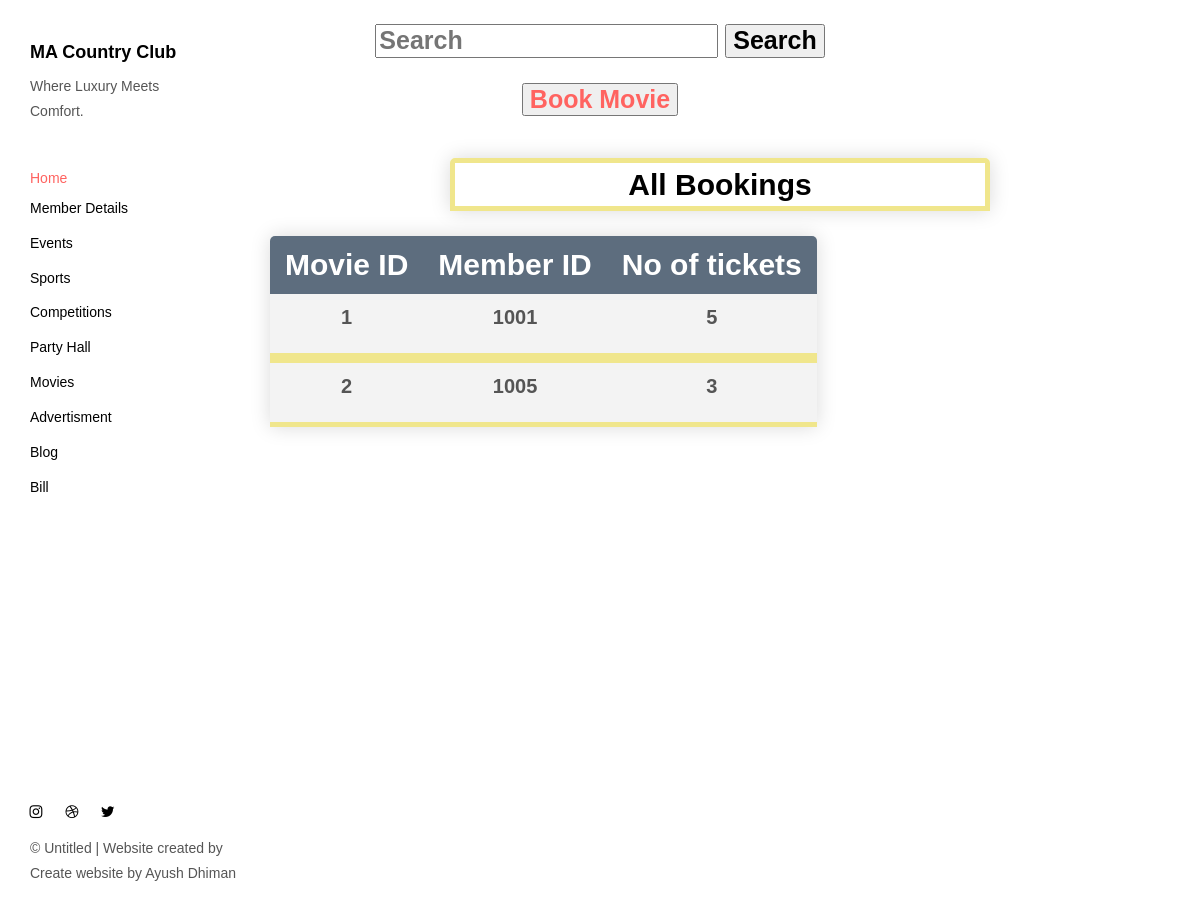
The app's page /AppBody/AppBody/participantsmovie.php with its own data.
### tables this page shows
CREATE TABLE `moviebooking` (
  `movienumber` varchar(50) NOT NULL,
  `memberID` int(10) NOT NULL,
  `numberofseatsbooked` int(10) DEFAULT NULL
);

### AppBody/AppBody/participantsmovie.php (the view, shortened to what this page needs)
<head>
<link href="./main.82cfd66e.css" rel="stylesheet"></head>
<body background="../../ResourcesNEW/eventsback.jpg" style=" background-position: center;
  background-repeat: no-repeat;
  background-size: cover;">
<h1 style="text-align:center; font-size:25px;font-family: Calibri, Helvetica, sans-serif;" >
<form action="searchcomeptition.php" method="POST">
    <input type="text" name="search" placeholder="Search">
	<button type="submit" name="submit-search" size="100%">Search</button>
</form>
<body>
<a href="bookmovie.php" style =" margin-top:1px; text-align:right; font-size:25px;font-family: Calibri, Helvetica, sans-serif;">
  <button type="submit" name="submit-add" size="100%">Book Movie</button>
  </a>
</h1>
<header class="">
  <nav class="sidebar">
    <div class="navbar-collapse" id="navbar-collapse">
      <div class="site-header hidden-xs">
          <a class="site-brand" href="./index.html" title="">
            MA Country Club
          </a>
        <p>Where Luxury Meets Comfort.</p>
      </div>
      <ul class="nav">
        <a href="../admin.php" title="">Home</a></li>
        <li><a href="./memberdetails.php" title="">Member Details</a></li>
        <li><a href="./events.php" title="">Events</a></li>
        <li><a href="./sports.php" title="">Sports</a></li>
        <li><a href="./competitions.php" title="">Competitions</a></li>
        <li><a href="./partyhall.php" title="">Party Hall</a></li>
        <li><a href="./movies.php" title="">Movies</a></li>
        <li><a href="./advertisment.php" title="">Advertisment</a></li>
        <li><a href="./blog.php" title="">Blog</a></li>
        <li><a href="./monthbill.php" title="">Bill</a></li>
      </ul>
      <nav class="nav-footer">
        <p class="nav-footer-social-buttons">
          <a class="fa-icon" href="https://www.instagram.com/ayush.dhiman_" title="">
            <i class="fa fa-instagram"></i>
          </a>
          <a class="fa-icon" href="https://dribbble.com/" title="">
            <i class="fa fa-dribbble"></i>
          </a>
          <a class="fa-icon" href="https://twitter.com/" title="">
            <i class="fa fa-twitter"></i>
          </a>
        </p>
        <p>© Untitled | Website created by Create website by Ayush Dhiman</a>
      </nav>
    </div>
  </nav>
</header>
<main class="" id="main-collapse">
<?php
$server="localhost";
$username="root";
$password="";
$dbname="login";
$conn =mysqli_connect($server,$username,$password,$dbname);
?>
<h1 style='margin: auto;
  width: 60%;border: 5px solid khaki;padding: 5px;text-align:center;border-collapse: collapse; font-size: 30px;min-width: 400px;border-radius: 5px 5px 0 0;overflow: hidden;box-shadow: 0 0 20px rgba(0, 0, 0, 0.15);'>
All Bookings
</h1>
<div class="article-container">
    <?php
	   $sql="SELECT * FROM moviebooking";
     $result=mysqli_query($conn,$sql);
     $queryResults =mysqli_num_rows($result);
	   if($queryResults >0){
    echo "
      <table style='text-align:center;border-collapse: collapse;margin: 25px 0; font-size: 30px;min-width: 400px;border-radius: 5px 5px 0 0;overflow: hidden;box-shadow: 0 0 20px rgba(0, 0, 0, 0.15);'>
     <tr style='color:white ;background-color: #5D6D7E ;text-align: left;font-weight: bold;padding: 12px 15px;'>
	             <th style='padding: 12px 15px;'>Movie ID</th>
                <th style='padding: 12px 15px;'>Member ID</th>
                <th style='padding: 12px 15px;'>No of tickets</th>
				</tr>";
	   while($row = mysqli_fetch_assoc($result)){
		echo"<div>
                <tr style='font-size: 20px;background-color: #f3f3f3; border-bottom: 10px solid khaki;font-weight: bold;'>
                <td style='padding: 12px 15px;'><p>".$row['movienumber']."</p></td>
                <td style='padding: 12px 15px;'><p>".$row['memberID']."</p></td>
                <td style='padding: 12px 15px;'><p>".$row['numberofseatsbooked']."</p></td>
                 </tr>
			  </div>
			  ";
			}
    }
	  ?>
</div>
</body>
</html>

### records on screen
moviebooking: movienumber "1", memberID "1001", numberofseatsbooked "5"
moviebooking: movienumber "2", memberID "1005", numberofseatsbooked "3"
